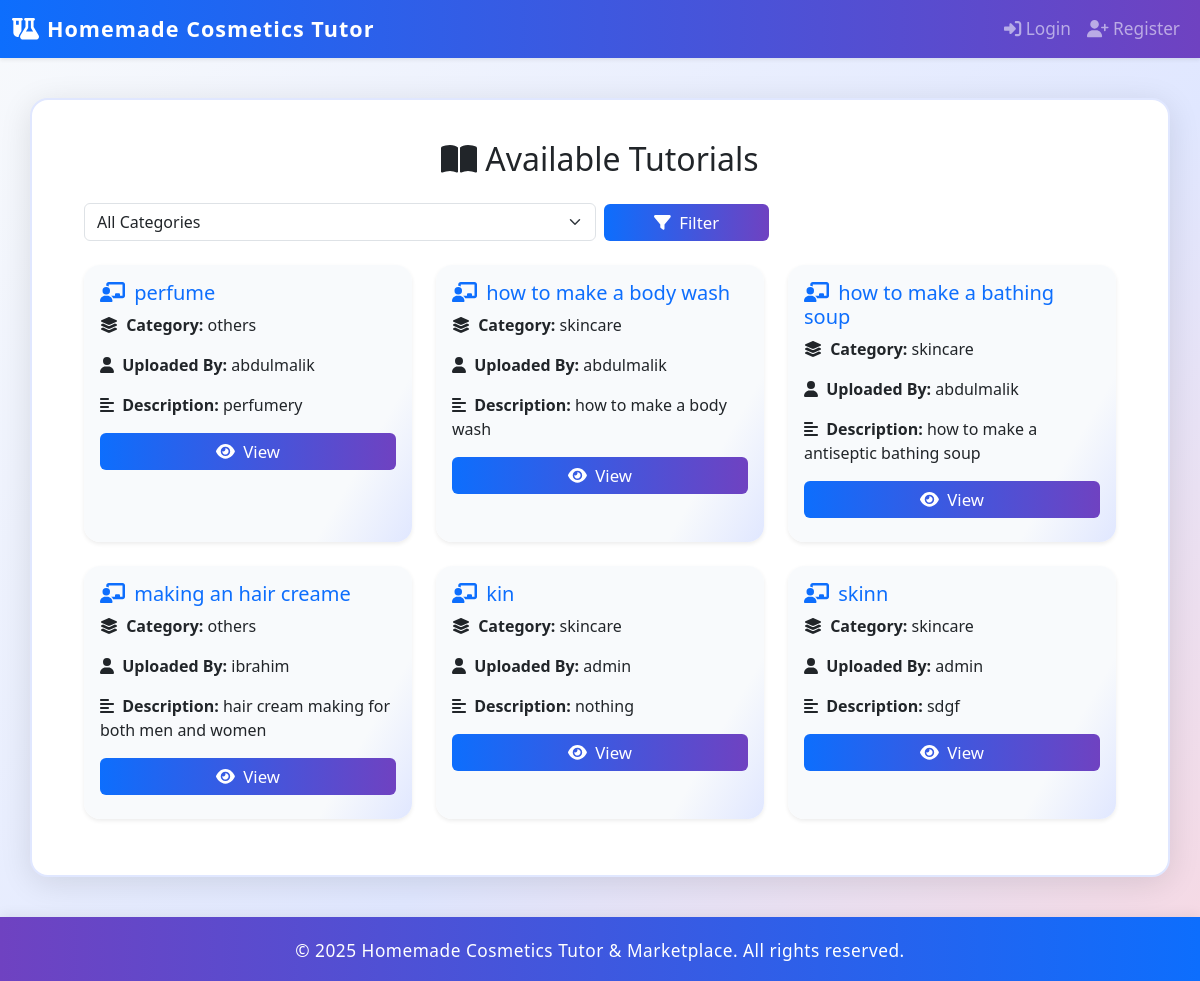
The page /tutorials on the database its author committed.
### app/model.py (models this page shows, shortened)
class Tutorial(db.Model):
    id = db.Column(db.Integer, primary_key=True)
    title = db.Column(db.String(200), nullable=False)
    category = db.Column(db.String(100), nullable=False)
    description = db.Column(db.Text, nullable=True)
    file_path = db.Column(db.String(300), nullable=True)  # Now optional
    youtube_link = db.Column(db.String(300), nullable=True)  # New field
    uploaded_by = db.Column(db.Integer, db.ForeignKey('user.id'), nullable=False)  # Foreign key to User
    uploader = db.relationship('User', backref='tutorials')  # Relationship to User

class User(db.Model, UserMixin):
    id = db.Column(db.Integer, primary_key=True)
    username = db.Column(db.String(150), nullable=False, unique=True)
    email = db.Column(db.String(150), nullable=False, unique=True)
    password_hash = db.Column(db.String(256), nullable=False)
    role = db.Column(db.String(50), nullable=False)  # 'facilitator' or 'learner'
    is_admin = db.Column(db.Boolean, default=False)  # Admin flag
    notifications = db.relationship('Notification', backref='user', lazy='dynamic')

### app/routes.py (the view)
@app.route('/tutorials', methods=['GET'])
def tutorials():
    category = request.args.get('category', None)
    if category:
        tutorials = Tutorial.query.filter_by(category=category).all()
    else:
        tutorials = Tutorial.query.all()
    return render_template('tutorial.html', tutorials=tutorials)

### app/templates/tutorial.html (shortened to what this page needs)
{% extends "base.html" %}
{% block content %}
<div class="container">
    <h2 class="text-center mb-4"><i class="fa-solid fa-book-open me-2"></i>Available Tutorials</h2>
    <form method="GET" action="{{ url_for('tutorials') }}" class="mb-4">
        <div class="row g-2 align-items-end">
            <div class="col-md-6">
                <select name="category" class="form-select">
                    <option value="">All Categories</option>
                </select>
            </div>
            <div class="col-md-2">
                <button type="submit" class="btn btn-primary w-100 tutorial-btn"><i class="fa-solid fa-filter me-1"></i> Filter</button>
            </div>
        </div>
    </form>
    <div class="row">
        {% for tutorial in tutorials %}
            <div class="col-md-4 mb-4">
                <div class="card shadow-sm h-100 border-0 tutorial-card">
                    <div class="card-body d-flex flex-column">
                        <h5 class="card-title text-primary"><i class="fa-solid fa-chalkboard-user me-1"></i> {{ tutorial.title }}</h5>
                        <p class="card-text"><strong><i class="fa-solid fa-layer-group me-1"></i> Category:</strong> {{ tutorial.category }}</p>
                        <p class="card-text"><strong><i class="fa-solid fa-user me-1"></i> Uploaded By:</strong> {{ tutorial.uploader.username }}</p>
                        <p class="card-text"><strong><i class="fa-solid fa-align-left me-1"></i> Description:</strong> {{ tutorial.description }}</p>
                        <a href="{{ url_for('tutorial_detail', tutorial_id=tutorial.id) }}" class="btn btn-primary mb-2 tutorial-btn">
                            <i class="fa-solid fa-eye me-1"></i> View
                        </a>
                    </div>
                </div>
            </div>
        {% else %}
            <p class="text-center">No tutorials available.</p>
        {% endfor %}
    </div>
</div>
{% endblock %}

### app/templates/base.html (shortened to what this page needs)
<!DOCTYPE html>
<html lang="en">
<head>
    <link href="https://cdn.jsdelivr.net/npm/bootstrap@5.3.0/dist/css/bootstrap.min.css" rel="stylesheet">
    <link rel="stylesheet" href="https://cdnjs.cloudflare.com/ajax/libs/font-awesome/6.4.0/css/all.min.css">
</head>
<body>
    <nav class="navbar navbar-expand-lg navbar-dark shadow-sm">
        <div class="container-fluid">
            <a class="navbar-brand d-flex align-items-center" href="{{ url_for('home') }}">
                <i class="fa-solid fa-flask-vial me-2"></i> Homemade Cosmetics Tutor
            </a>
            <div class="collapse navbar-collapse" id="navbarNav">
                <ul class="navbar-nav ms-auto align-items-center">
                    {% if current_user.is_authenticated %}
                        <li class="nav-item">
                            <a class="nav-link" href="{{ url_for('dashboard') }}"><i class="fa-solid fa-gauge"></i> Dashboard</a>
                        </li>
                        <li class="nav-item">
                            <a class="nav-link position-relative" href="{{ url_for('notifications') }}">
                                <i class="fa-solid fa-bell"></i>
                                {% set unread_count = current_user.notifications|selectattr('is_read', 'equalto', False)|list|length %}
                                {% if unread_count > 0 %}
                                    <span class="position-absolute top-0 start-100 translate-middle badge rounded-pill bg-danger" style="font-size:0.8em;">{{ unread_count }}</span>
                                {% endif %}
                            </a>
                        </li>
                        <li class="nav-item dropdown">
                            <a class="nav-link dropdown-toggle d-flex align-items-center" href="#" id="userDropdown" role="button" data-bs-toggle="dropdown" aria-expanded="false">
                                <span class="user-avatar">
                                    <i class="fa-solid fa-user"></i>
                                </span>
                                {{ current_user.username }}
                            </a>
                            <ul class="dropdown-menu dropdown-menu-end" aria-labelledby="userDropdown">
                                <li><a class="dropdown-item" href="{{ url_for('logout') }}"><i class="fa-solid fa-sign-out-alt"></i> Logout</a></li>
                            </ul>
                        </li>
                        {% if current_user.products|length > 0 %}
                        <li class="nav-item">
                            <a class="nav-link" href="{{ url_for('seller_orders') }}">My Orders</a>
                        </li>
                        {% endif %}
                    {% else %}
                        <li class="nav-item">
                            <a class="nav-link" href="{{ url_for('login') }}"><i class="fa-solid fa-sign-in-alt"></i> Login</a>
                        </li>
                        <li class="nav-item">
                            <a class="nav-link" href="{{ url_for('register') }}"><i class="fa-solid fa-user-plus"></i> Register</a>
                        </li>
                    {% endif %}
                </ul>
            </div>
        </div>
    </nav>
    <div class="container main-container">
        {% block content %}{% endblock %}
    </div>
    <footer>
        <div class="container">
            &copy; {{ 2025 }} Homemade Cosmetics Tutor & Marketplace. All rights reserved.
        </div>
    </footer>
</body>
</html>

### app/templates/base.html (style rules this page uses)
body { background: linear-gradient(135deg, #f8fafc 0%, #e0e7ff 60%, #f7d9e3 100%); min-height: 100vh; }
.main-container { background: #fff; border-radius: 18px; box-shadow: 0 6px 32px rgba(0,0,0,0.11); padding: 2.5rem 2.5rem 2rem 2.5rem; margin-top: 2.5rem; margin-bottom: 2.5rem; transition: box-shadow 0.3s, border 0.3s; border: 2px solid #e0e7ff; }
.navbar { position: sticky; top: 0; z-index: 1030; background: linear-gradient(90deg, #0d6efd 0%, #6f42c1 100%) !important; }
.navbar-brand { font-weight: 700; font-size: 1.35rem; letter-spacing: 1px; }
.navbar-nav .nav-link { transition: color 0.2s, background 0.2s; font-weight: 500; font-size: 1.08rem; }
.btn, .alert { transition: box-shadow 0.2s, background 0.2s; }
.btn-primary { background: linear-gradient(90deg, #0d6efd 0%, #6f42c1 100%); border: none; }
footer { background: linear-gradient(90deg, #6f42c1 0%, #0d6efd 100%); color: #fff; padding: 1.3rem 0 1.1rem 0; text-align: center; letter-spacing: 0.5px; font-size: 1.08rem; box-shadow: 0 -2px 12px rgba(0,0,0,0.07); }

### app/templates/tutorial.html (style rules this page uses)
.tutorial-card { border-radius: 16px; transition: box-shadow 0.2s, transform 0.2s; background: linear-gradient(120deg, #f8fafc 80%, #e0e7ff 100%); }
.tutorial-btn { font-weight: 500; font-size: 1.05rem; transition: box-shadow 0.2s, background 0.2s, transform 0.2s; }

### rows shown on the page
Tutorial: title "perfume", category "others", uploader.username "abdulmalik", description "perfumery"
Tutorial: title "how to make a body wash", category "skincare", uploader.username "abdulmalik", description "how to make a body wash"
Tutorial: title "how to make a bathing soup", category "skincare", uploader.username "abdulmalik", description "how to make a antiseptic bathing soup"
Tutorial: title "making an hair creame", category "others", uploader.username "ibrahim", description "hair cream making for both men and women"
Tutorial: title "kin", category "skincare", uploader.username "admin", description "nothing"
Tutorial: title "skinn", category "skincare", uploader.username "admin", description "sdgf"

### other values the page prints
{{ 2025 }} "2025"
